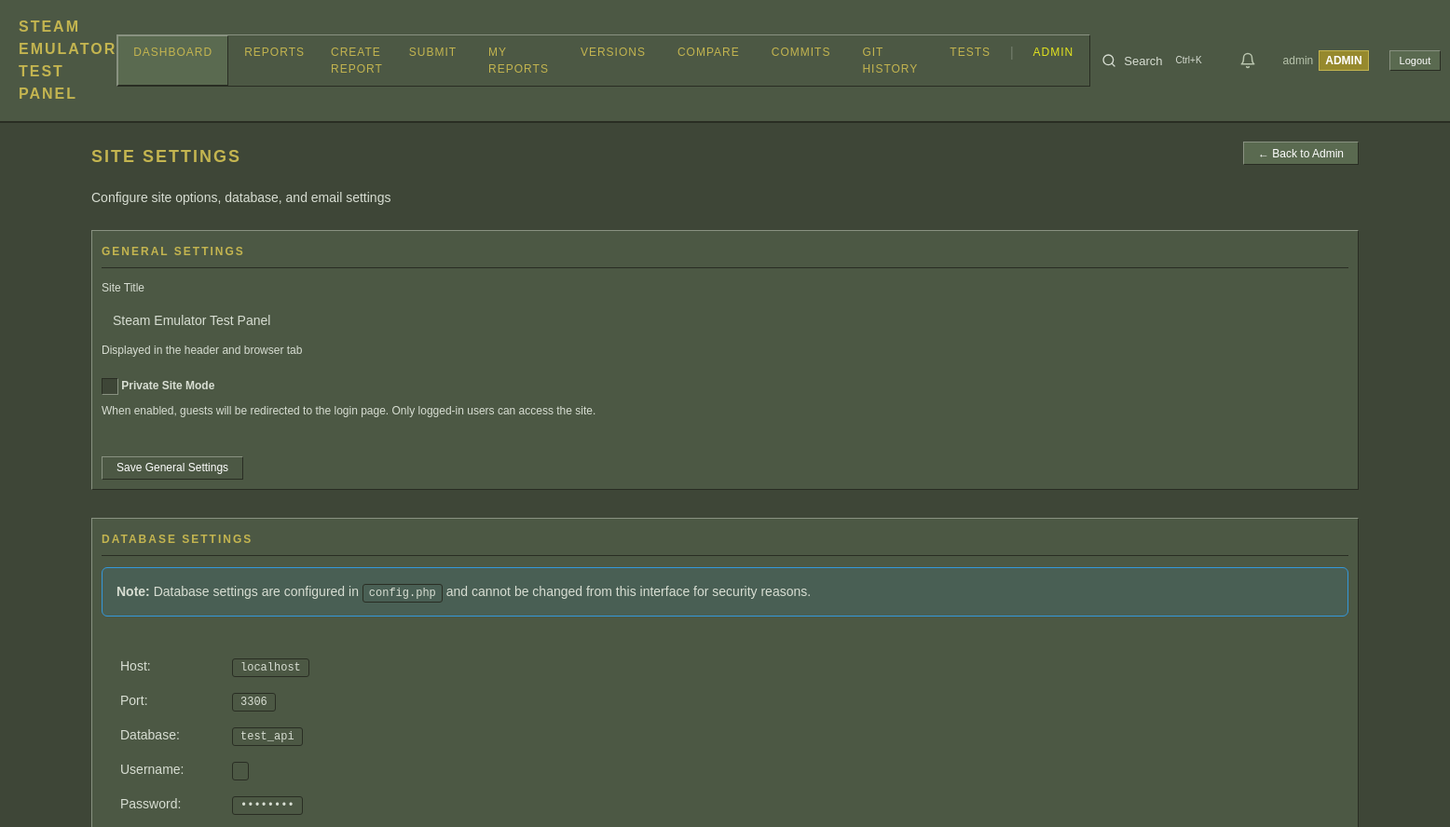
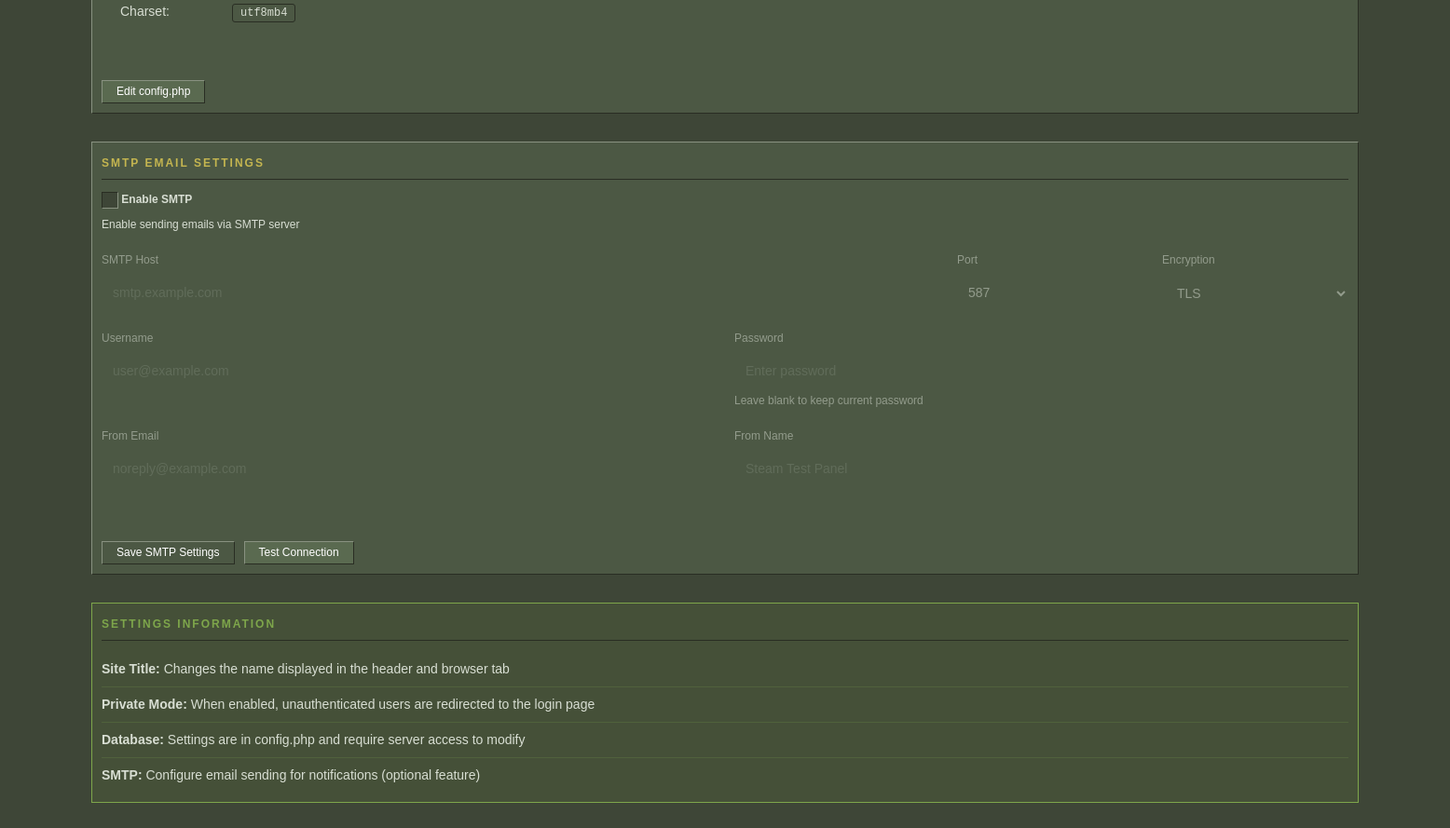
The app's page /pages/admin_settings.php (signed in) with its own data (2 pictures, top to bottom).
### tables this page shows
CREATE TABLE IF NOT EXISTS site_settings (
    setting_key VARCHAR(100) NOT NULL PRIMARY KEY,
    setting_value TEXT,
    setting_type ENUM('string', 'int', 'bool', 'json') NOT NULL DEFAULT 'string',
    description VARCHAR(255) DEFAULT NULL,
    updated_at DATETIME NOT NULL DEFAULT CURRENT_TIMESTAMP ON UPDATE CURRENT_TIMESTAMP
);

### includes/db.php (called while the page is built, shortened)
<?php
class Database {
    private static $instance = null;
    private $pdo;
    private function __construct() {
        $port = defined('DB_PORT') ? DB_PORT : '3306';
        $dsn = "mysql:host=" . DB_HOST . ";port=" . $port . ";dbname=" . DB_NAME . ";charset=" . DB_CHARSET;
        $options = [
            PDO::ATTR_ERRMODE => PDO::ERRMODE_EXCEPTION,
            PDO::ATTR_DEFAULT_FETCH_MODE => PDO::FETCH_ASSOC,
            PDO::ATTR_EMULATE_PREPARES => false,
        ];
        try {
            $this->pdo = new PDO($dsn, DB_USER, DB_PASS, $options);
        } catch (PDOException $e) {
            throw new Exception("Database connection failed: " . $e->getMessage());
        }
    }
    public static function getInstance() {
        if (self::$instance === null) {
            self::$instance = new self();
        }
        return self::$instance;
    }
    public function hasSettingsTable() {
        try {
            $stmt = $this->pdo->query("SELECT 1 FROM site_settings LIMIT 1");
            return true;
        } catch (PDOException $e) {
            return false;
        }
    }
    public function getSetting($key, $default = null) {
        if (!$this->hasSettingsTable()) {
            return $default;
        }
        $stmt = $this->pdo->prepare("SELECT setting_value, setting_type FROM site_settings WHERE setting_key = ?");
        $stmt->execute([$key]);
        $result = $stmt->fetch();
        switch ($result['setting_type']) {
            default:
                return $result['setting_value'];
        }
    }
    public function getAllSettings() {
        if (!$this->hasSettingsTable()) {
            return [];
        }
        $stmt = $this->pdo->query("SELECT setting_key, setting_value, setting_type, description FROM site_settings ORDER BY setting_key");
        $results = $stmt->fetchAll();
        $settings = [];
        foreach ($results as $row) {
            switch ($row['setting_type']) {
                case 'int':
                    $value = (int)$row['setting_value'];
                    break;
                case 'bool':
                    $value = (bool)$row['setting_value'];
                    break;
                default:
                    $value = $row['setting_value'];
            }
            $settings[$row['setting_key']] = [
                'value' => $value,
                'type' => $row['setting_type'],
                'description' => $row['description']
            ];
        }
        return $settings;
    }
    public function getSiteTitle() {
        return $this->getSetting('site_title', PANEL_NAME);
    }
}

### includes/functions.php (called while the page is built, shortened)
<?php
function e($string) {
    return htmlspecialchars($string ?? '', ENT_QUOTES, 'UTF-8');
}
function getCurrentPage() {
    return $_GET['page'] ?? 'dashboard';
}
function getSiteTitle() {
    static $siteTitle = null;
    if ($siteTitle === null) {
        try {
            $db = Database::getInstance();
            $siteTitle = $db->getSiteTitle();
        } catch (Exception $e) {
            $siteTitle = PANEL_NAME;
        }
    }
    return $siteTitle;
}

### auth.php (called while the page is built, shortened)
<?php
require_once __DIR__ . '/includes/db.php';
function isAdmin() {
    $user = getCurrentUser();
    return $user && $user['role'] === 'admin';
}
function getCurrentUser() {
    return $_SESSION['user'] ?? null;
}

### pages/admin_settings.php (the view, shortened to what this page needs)
<?php
require_once __DIR__ . '/../includes/header.php';
require_once __DIR__ . '/../includes/db.php';
$db = Database::getInstance();
$settings = $db->getAllSettings();
function getSettingValue($settings, $key, $default = '') {
    return isset($settings[$key]) ? $settings[$key]['value'] : $default;
}
?>
<div class="report-header">
    <div>
        <h1 class="page-title">Site Settings</h1>
        <p style="color: var(--text-muted);">Configure site options, database, and email settings</p>
    </div>
    <a href="?page=admin" class="btn btn-secondary">&larr; Back to Admin</a>
</div>
<div class="card" style="margin-bottom: 30px;">
    <h3 class="card-title">General Settings</h3>
    <form method="POST">
        <div class="form-group">
            <label for="site_title">Site Title</label>
            <input type="text" id="site_title" name="site_title"
                   value="<?= e(getSettingValue($settings, 'site_title', PANEL_NAME)) ?>"
                   placeholder="Enter site title" required>
            <p class="form-hint">Displayed in the header and browser tab</p>
        </div>
        <div class="form-group">
            <label class="checkbox-label">
                <input type="checkbox" name="site_private" value="1"
                       <?= getSettingValue($settings, 'site_private', false) ? 'checked' : '' ?>>
                <span class="checkbox-text">Private Site Mode</span>
            </label>
            <p class="form-hint">When enabled, guests will be redirected to the login page. Only logged-in users can access the site.</p>
        </div>
        <div class="form-actions">
            <button type="submit" class="btn">Save General Settings</button>
        </div>
    </form>
</div>
<div class="card" style="margin-bottom: 30px;">
    <h3 class="card-title">Database Settings</h3>
    <div class="info-box">
        <p><strong>Note:</strong> Database settings are configured in <code>config.php</code> and cannot be changed from this interface for security reasons.</p>
    </div>
    <div class="settings-display">
        <div class="setting-row">
            <span class="setting-label">Host:</span>
            <span class="setting-value"><code><?= e(DB_HOST) ?></code></span>
        </div>
        <div class="setting-row">
            <span class="setting-label">Port:</span>
            <span class="setting-value"><code><?= e(defined('DB_PORT') ? DB_PORT : '3306') ?></code></span>
        </div>
        <div class="setting-row">
            <span class="setting-label">Database:</span>
            <span class="setting-value"><code><?= e(DB_NAME) ?></code></span>
        </div>
        <div class="setting-row">
            <span class="setting-label">Username:</span>
            <span class="setting-value"><code><?= e(DB_USER) ?></code></span>
        </div>
        <div class="setting-row">
            <span class="setting-label">Password:</span>
            <span class="setting-value"><code>••••••••</code></span>
        </div>
        <div class="setting-row">
            <span class="setting-label">Charset:</span>
            <span class="setting-value"><code><?= e(DB_CHARSET) ?></code></span>
        </div>
    </div>
    <div class="form-actions" style="margin-top: 20px;">
        <a href="#" class="btn btn-secondary" onclick="alert('To change database settings, edit config.php on the server.'); return false;">
            Edit config.php
        </a>
    </div>
</div>
<div class="card" style="margin-bottom: 30px;">
    <h3 class="card-title">SMTP Email Settings</h3>
    <form method="POST">
        <div class="form-group">
            <label class="checkbox-label">
                <input type="checkbox" name="smtp_enabled" value="1" id="smtp_enabled"
                       <?= getSettingValue($settings, 'smtp_enabled', false) ? 'checked' : '' ?>
                       onchange="toggleSmtpFields()">
                <span class="checkbox-text">Enable SMTP</span>
            </label>
            <p class="form-hint">Enable sending emails via SMTP server</p>
        </div>
        <div id="smtp_fields" class="smtp-fields <?= getSettingValue($settings, 'smtp_enabled', false) ? '' : 'disabled' ?>">
            <div class="form-row">
                <div class="form-group">
                    <label for="smtp_host">SMTP Host</label>
                    <input type="text" id="smtp_host" name="smtp_host"
                           value="<?= e(getSettingValue($settings, 'smtp_host', '')) ?>"
                           placeholder="smtp.example.com">
                </div>
                <div class="form-group" style="max-width: 150px;">
                    <label for="smtp_port">Port</label>
                    <input type="number" id="smtp_port" name="smtp_port"
                           value="<?= e(getSettingValue($settings, 'smtp_port', 587)) ?>"
                           min="1" max="65535">
                </div>
                <div class="form-group" style="max-width: 150px;">
                    <label for="smtp_encryption">Encryption</label>
                    <select id="smtp_encryption" name="smtp_encryption">
                        <option value="tls" <?= getSettingValue($settings, 'smtp_encryption', 'tls') === 'tls' ? 'selected' : '' ?>>TLS</option>
                    </select>
                </div>
            </div>
            <div class="form-row">
                <div class="form-group">
                    <label for="smtp_username">Username</label>
                    <input type="text" id="smtp_username" name="smtp_username"
                           value="<?= e(getSettingValue($settings, 'smtp_username', '')) ?>"
                           placeholder="user@example.com" autocomplete="off">
                </div>
                <div class="form-group">
                    <label for="smtp_password">Password</label>
                    <input type="password" id="smtp_password" name="smtp_password"
                           placeholder="<?= getSettingValue($settings, 'smtp_password', '') ? '••••••••' : 'Enter password' ?>"
                           autocomplete="new-password">
                    <p class="form-hint">Leave blank to keep current password</p>
                </div>
            </div>
            <div class="form-row">
                <div class="form-group">
                    <label for="smtp_from_email">From Email</label>
                    <input type="email" id="smtp_from_email" name="smtp_from_email"
                           value="<?= e(getSettingValue($settings, 'smtp_from_email', '')) ?>"
                           placeholder="noreply@example.com">
                </div>
                <div class="form-group">
                    <label for="smtp_from_name">From Name</label>
                    <input type="text" id="smtp_from_name" name="smtp_from_name"
                           value="<?= e(getSettingValue($settings, 'smtp_from_name', '')) ?>"
                           placeholder="Steam Test Panel">
                </div>
            </div>
        </div>
        <div class="form-actions">
            <button type="submit" class="btn">Save SMTP Settings</button>
            <button type="submit" name="action" value="test_smtp" class="btn btn-secondary">Test Connection</button>
        </div>
    </form>
</div>
<div class="card" style="background: rgba(126, 166, 75, 0.1); border: 1px solid var(--status-working);">
    <h3 class="card-title" style="color: var(--status-working);">Settings Information</h3>
    <ul class="info-list">
        <li><strong>Site Title:</strong> Changes the name displayed in the header and browser tab</li>
        <li><strong>Private Mode:</strong> When enabled, unauthenticated users are redirected to the login page</li>
        <li><strong>Database:</strong> Settings are in config.php and require server access to modify</li>
        <li><strong>SMTP:</strong> Configure email sending for notifications (optional feature)</li>
    </ul>
</div>
<?php require_once __DIR__ . '/../includes/footer.php'; ?>

### includes/header.php (shortened to what this page needs)
<?php
require_once __DIR__ . '/../auth.php';
require_once __DIR__ . '/functions.php';
require_once __DIR__ . '/db.php';
$currentPage = getCurrentPage();
$user = getCurrentUser();
$siteTitle = getSiteTitle();
?>
<!DOCTYPE html>
<html lang="en">
<head>
    <link rel="stylesheet" href="assets/css/style.css">
</head>
<body>
    <header class="header">
        <div class="container">
            <div class="header-inner">
                <a href="?page=dashboard" class="logo"><?= e($siteTitle) ?></a>
                <nav class="nav">
                    <a href="?page=dashboard" class="<?= $currentPage === 'dashboard' ? 'active' : '' ?>">Dashboard</a>
                    <a href="?page=reports" class="<?= $currentPage === 'reports' ? 'active' : '' ?>">Reports</a>
                    <a href="?page=create_report" class="<?= $currentPage === 'create_report' ? 'active' : '' ?>">Create Report</a>
                    <a href="?page=submit" class="<?= $currentPage === 'submit' ? 'active' : '' ?>">Submit</a>
                    <a href="?page=my_reports" class="<?= $currentPage === 'my_reports' ? 'active' : '' ?>">My Reports</a>
                    <a href="?page=versions" class="<?= $currentPage === 'versions' ? 'active' : '' ?>">Versions</a>
                    <a href="?page=compare_versions" class="<?= $currentPage === 'compare_versions' ? 'active' : '' ?>">Compare</a>
                    <a href="?page=repo_revisions" class="<?= $currentPage === 'repo_revisions' ? 'active' : '' ?>">Commits</a>
                    <a href="?page=git_revisions" class="<?= in_array($currentPage, ['git_revisions', 'git_revision_detail']) ? 'active' : '' ?>">Git History</a>
                    <a href="?page=tests" class="<?= $currentPage === 'tests' ? 'active' : '' ?>">Tests</a>
                    <?php if (isAdmin()): ?>
                        <span class="nav-divider">|</span>
                        <a href="?page=admin" class="<?= in_array($currentPage, ['admin', 'admin_users', 'admin_reports']) ? 'active' : '' ?> admin-link">Admin</a>
                    <?php endif; ?>
                </nav>
                <div class="global-search">
                    <button type="button" class="search-toggle" onclick="openGlobalSearch()" title="Search (Ctrl+K)">
                        <svg xmlns="http://www.w3.org/2000/svg" width="16" height="16" viewBox="0 0 24 24" fill="none" stroke="currentColor" stroke-width="2" stroke-linecap="round" stroke-linejoin="round">
                            <circle cx="11" cy="11" r="8"/><path d="m21 21-4.35-4.35"/>
                        </svg>
                        <span>Search</span>
                        <kbd>Ctrl+K</kbd>
                    </button>
                </div>
                <div class="user-info">
                    <a href="?page=notifications" class="notification-bell" title="Notifications">
                        <svg xmlns="http://www.w3.org/2000/svg" width="18" height="18" viewBox="0 0 24 24" fill="none" stroke="currentColor" stroke-width="2" stroke-linecap="round" stroke-linejoin="round">
                            <path d="M18 8A6 6 0 0 0 6 8c0 7-3 9-3 9h18s-3-2-3-9"/>
                            <path d="M13.73 21a2 2 0 0 1-3.46 0"/>
                        </svg>
                    </a>
                    <a href="?page=profile" class="user-link">
                        <span><?= e($user['username']) ?></span>
                        <?php if (isset($user['role'])): ?>
                            <span class="role-badge <?= $user['role'] ?>"><?= e(ucfirst($user['role'])) ?></span>
                        <?php endif; ?>
                    </a>
                    <a href="logout.php" class="btn btn-sm btn-secondary">Logout</a>
                </div>
            </div>
        </div>
    </header>
    <main class="main">
        <div class="container">

### records on screen
site_settings: setting_value "STEAM EMULATOR TEST PANEL", site_title "Steam Emulator Test Panel"
site_settings: smtp_port "587"
site_settings: smtp_encryption "TLS"

### other values on screen
$user['username'] "admin"
$user['role'] "ADMIN"
DB_HOST "localhost"
defined('DB_PORT') ? DB_PORT : '3306' "3306"
DB_NAME "test_api"
DB_CHARSET "utf8mb4"
